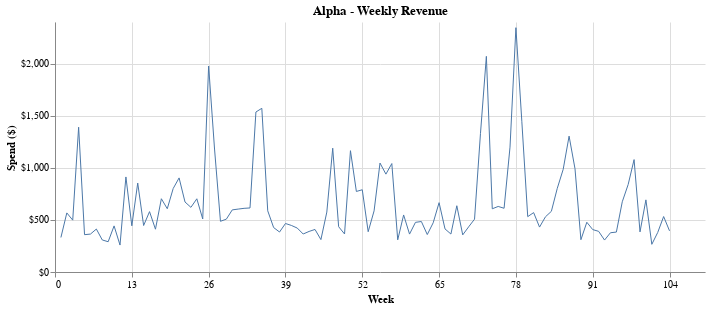

Notebook source saved alongside this figure:
### Code cell
weekly_plot(dataframe=weekly_spend_summary('Alpha', grocery_lf).collect(), 
            y='Weekly Spend', 
            title='Alpha - Weekly Revenue', 
            y_axis_label='Spend ($)',
            pct=False,
            legend=False)

### Figure 1 — Vega-Lite specification as saved in the notebook (floating-point values rounded to 4 significant figures)
{"$schema": "https://vega.github.io/schema/vega-lite/v5.20.1.json", "config": {"axisY": {}, "view": {"continuousHeight": 300, "continuousWidth": 300, "stroke": null}}, "data": {"name": "data-d30e90f8f3f3f0bb3e2f040b912a493a"}, "datasets": {"data-d30e90f8f3f3f0bb3e2f040b912a493a": [{"Weekly Spend": 331.5, "brand": "Alpha", "week": 1}, {"Weekly Spend": 567.2, "brand": "Alpha", "week": 2}, {"Weekly Spend": 498.0, "brand": "Alpha", "week": 3}, {"Weekly Spend": 1390.0, "brand": "Alpha", "week": 4}, {"Weekly Spend": 358.2, "brand": "Alpha", "week": 5}, {"Weekly Spend": 364.1, "brand": "Alpha", "week": 6}, {"Weekly Spend": 412.3, "brand": "Alpha", "week": 7}, {"Weekly Spend": 307.6, "brand": "Alpha", "week": 8}, {"Weekly Spend": 290.6, "brand": "Alpha", "week": 9}, {"Weekly Spend": 442.6, "brand": "Alpha", "week": 10}, {"Weekly Spend": 258.6, "brand": "Alpha", "week": 11}, {"Weekly Spend": 912.6, "brand": "Alpha", "week": 12}, {"Weekly Spend": 443.7, "brand": "Alpha", "week": 13}, {"Weekly Spend": 853.8, "brand": "Alpha", "week": 14}, {"Weekly Spend": 446.2, "brand": "Alpha", "week": 15}, {"Weekly Spend": 579.5, "brand": "Alpha", "week": 16}, {"Weekly Spend": 410.9, "brand": "Alpha", "week": 17}, {"Weekly Spend": 703.3, "brand": "Alpha", "week": 18}, {"Weekly Spend": 607.4, "brand": "Alpha", "week": 19}, {"Weekly Spend": 801.3, "brand": "Alpha", "week": 20}, {"Weekly Spend": 903.3, "brand": "Alpha", "week": 21}, {"Weekly Spend": 672.1, "brand": "Alpha", "week": 22}, {"Weekly Spend": 620.7, "brand": "Alpha", "week": 23}, {"Weekly Spend": 702.8, "brand": "Alpha", "week": 24}, {"Weekly Spend": 509.1, "brand": "Alpha", "week": 25}, {"Weekly Spend": 1978.0, "brand": "Alpha", "week": 26}, {"Weekly Spend": 1181.0, "brand": "Alpha", "week": 27}, {"Weekly Spend": 486.7, "brand": "Alpha", "week": 28}, {"Weekly Spend": 507.6, "brand": "Alpha", "week": 29}, {"Weekly Spend": 596.3, "brand": "Alpha", "week": 30}, {"Weekly Spend": 604.0, "brand": "Alpha", "week": 31}, {"Weekly Spend": 611.1, "brand": "Alpha", "week": 32}, {"Weekly Spend": 614.9, "brand": "Alpha", "week": 33}, {"Weekly Spend": 1536.0, "brand": "Alpha", "week": 34}, {"Weekly Spend": 1572.0, "brand": "Alpha", "week": 35}, {"Weekly Spend": 587.4, "brand": "Alpha", "week": 36}, {"Weekly Spend": 426.9, "brand": "Alpha", "week": 37}, {"Weekly Spend": 383.8, "brand": "Alpha", "week": 38}, {"Weekly Spend": 465.7, "brand": "Alpha", "week": 39}, {"Weekly Spend": 447.0, "brand": "Alpha", "week": 40}, {"Weekly Spend": 421.8, "brand": "Alpha", "week": 41}, {"Weekly Spend": 364.7, "brand": "Alpha", "week": 42}, {"Weekly Spend": 389.4, "brand": "Alpha", "week": 43}, {"Weekly Spend": 408.3, "brand": "Alpha", "week": 44}, {"Weekly Spend": 311.1, "brand": "Alpha", "week": 45}, {"Weekly Spend": 575.4, "brand": "Alpha", "week": 46}, {"Weekly Spend": 1188.0, "brand": "Alpha", "week": 47}, {"Weekly Spend": 434.9, "brand": "Alpha", "week": 48}, {"Weekly Spend": 365.0, "brand": "Alpha", "week": 49}, {"Weekly Spend": 1165.0, "brand": "Alpha", "week": 50}, {"Weekly Spend": 773.2, "brand": "Alpha", "week": 51}, {"Weekly Spend": 789.5, "brand": "Alpha", "week": 52}, {"Weekly Spend": 386.8, "brand": "Alpha", "week": 53}, {"Weekly Spend": 586.9, "brand": "Alpha", "week": 54}, {"Weekly Spend": 1046.0, "brand": "Alpha", "week": 55}, {"Weekly Spend": 939.5, "brand": "Alpha", "week": 56}, {"Weekly Spend": 1041.0, "brand": "Alpha", "week": 57}, {"Weekly Spend": 309.0, "brand": "Alpha", "week": 58}, {"Weekly Spend": 547.6, "brand": "Alpha", "week": 59}, {"Weekly Spend": 363.9, "brand": "Alpha", "week": 60}, {"Weekly Spend": 476.6, "brand": "Alpha", "week": 61}, {"Weekly Spend": 484.7, "brand": "Alpha", "week": 62}, {"Weekly Spend": 359.4, "brand": "Alpha", "week": 63}, {"Weekly Spend": 472.2, "brand": "Alpha", "week": 64}, {"Weekly Spend": 665.7, "brand": "Alpha", "week": 65}, {"Weekly Spend": 413.6, "brand": "Alpha", "week": 66}, {"Weekly Spend": 364.4, "brand": "Alpha", "week": 67}, {"Weekly Spend": 636.0, "brand": "Alpha", "week": 68}, {"Weekly Spend": 356.3, "brand": "Alpha", "week": 69}, {"Weekly Spend": 433.2, "brand": "Alpha", "week": 70}, {"Weekly Spend": 507.0, "brand": "Alpha", "week": 71}, {"Weekly Spend": 1328.0, "brand": "Alpha", "week": 72}, {"Weekly Spend": 2070.0, "brand": "Alpha", "week": 73}, {"Weekly Spend": 606.8, "brand": "Alpha", "week": 74}, {"Weekly Spend": 629.3, "brand": "Alpha", "week": 75}, {"Weekly Spend": 611.9, "brand": "Alpha", "week": 76}, {"Weekly Spend": 1199.0, "brand": "Alpha", "week": 77}, {"Weekly Spend": 2345.0, "brand": "Alpha", "week": 78}, {"Weekly Spend": 1447.0, "brand": "Alpha", "week": 79}, {"Weekly Spend": 531.5, "brand": "Alpha", "week": 80}, {"Weekly Spend": 570.1, "brand": "Alpha", "week": 81}, {"Weekly Spend": 431.1, "brand": "Alpha", "week": 82}, {"Weekly Spend": 529.8, "brand": "Alpha", "week": 83}, {"Weekly Spend": 582.6, "brand": "Alpha", "week": 84}, {"Weekly Spend": 802.8, "brand": "Alpha", "week": 85}, {"Weekly Spend": 985.1, "brand": "Alpha", "week": 86}, {"Weekly Spend": 1304.0, "brand": "Alpha", "week": 87}, {"Weekly Spend": 991.1, "brand": "Alpha", "week": 88}, {"Weekly Spend": 310.0, "brand": "Alpha", "week": 89}, {"Weekly Spend": 477.6, "brand": "Alpha", "week": 90}, {"Weekly Spend": 407.0, "brand": "Alpha", "week": 91}, {"Weekly Spend": 390.3, "brand": "Alpha", "week": 92}, {"Weekly Spend": 306.7, "brand": "Alpha", "week": 93}, {"Weekly Spend": 376.9, "brand": "Alpha", "week": 94}, {"Weekly Spend": 383.1, "brand": "Alpha", "week": 95}, {"Weekly Spend": 674.1, "brand": "Alpha", "week": 96}, {"Weekly Spend": 840.4, "brand": "Alpha", "week": 97}, {"Weekly Spend": 1079.0, "brand": "Alpha", "week": 98}, {"Weekly Spend": 385.0, "brand": "Alpha", "week": 99}, {"Weekly Spend": 692.5, "brand": "Alpha", "week": 100}, {"Weekly Spend": 265.8, "brand": "Alpha", "week": 101}, {"Weekly Spend": 379.6, "brand": "Alpha", "week": 102}, {"Weekly Spend": 532.5, "brand": "Alpha", "week": 103}, {"Weekly Spend": 394.9, "brand": "Alpha", "week": 104}]}, "encoding": {"color": {}, "x": {"axis": {"labelExpr": "datum.value", "title": "Week", "values": [0, 13, 26, 39, 52, 65, 78, 91, 104]}, "field": "week", "type": "quantitative"}, "y": {"axis": {"format": "$,.0f"}, "field": "Weekly Spend", "title": "Spend ($)", "type": "quantitative"}}, "height": 250, "mark": {"strokeWidth": 1, "type": "line"}, "title": "Alpha - Weekly Revenue", "width": 650}
